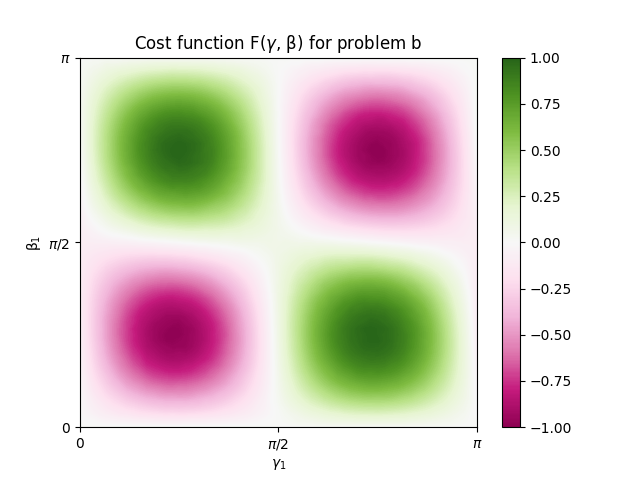
#> input picture main/benchmark_b_longrun3.png, 640 x 480 px
$ python -i benchmarkplots2.py   (imports and definitions only)
#> lines starting #> are read from the running program, lines starting #| are printed output that depends on the picture
from matplotlib import pyplot as plt
import matplotlib
import re
import numpy as np


def reWriteVector(vec):
    vec = re.sub(' +', ' ', vec) # removes eccess blank spaces
    vec = vec.replace(" ", ",") # replaces the last blank space with a comma
    vec = vec[1:] # removes the first character i.e. '['
    vec = vec[:-1] # same for the last ']'
    #print(vec)
    vec = [float(n) for n in vec[1:-1].split(",")] # creates list of floats from the string
    return vec

def reWriteMatrix(mat):
    mat = mat.replace('\n', "") # removes \n from the exp_mat matrix
    mat = re.sub(' +', ' ', mat) # removes eccess blank spaces
    mat = mat.replace(" ", ",") # replaces the last blank space with a comma
    #mat = mat.replace("[", "")
    #mat = mat.replace("]","")
    mat = mat[2:]
    mat = mat[:-1]
    #mat = re.sub("]", "]]", mat)
    #print(mat)
    rows = re.split("[\]\[]", mat)
    rows = list(filter((",").__ne__, rows))
    #print(rows)
    #matrix = np.zeros((len(rows),len(rows[1])))
    matriz = []
    for i in range(1,len(rows)-1):
        #matrix[i] = [float(n) for n in mat[1:-1].split(",")] # creates list of floats from the string
        row = rows[i]
        # [4 lines of commented-out code are left out]
        row = row + ","
        matrix_row = [float(n) for n in row[1:-1].split(",")] # creates list of floats from the string
        #print(matrix_row)
        matriz.append(matrix_row)
    mat = matriz
    return mat

def generateMatrices(file_a, file_b, file_c, file_d):
    with open(file_b) as f: # Reads the entire file as one string
        content_b = f.read()

    with open(file_c) as f: # Reads the entire file as one string
        content_c = f.read()

    with open(file_d) as f:
        content_d = f.read()

    with open(file_a) as f:
        content_a = f.read()

    # Splits the text document into multiple strings with the different data
#    str1, gamma_vec_a, beta_vec_a, exp_mat_a, minima_a, coord_a, beta_vec_a, zz_a, zo_a, oz_a, oo_a = re.split(".+=", content_a)
    #str1, gamma_vec_a, beta_vec_a, exp_mat_a, minima_a, coord_a = re.split(".+=", content_a)
    str1, gamma_vec_a, beta_vec_a, exp_mat_a, minima_a, coord_a, str2, beta_vec_b, cost_vec_a, zz_a, zo_a, oz_a, oo_a, minima_a = re.split(".+=", content_a) # not correct, only went for correct number of terms
    str1, gamma_vec_b, beta_vec_b, exp_mat_b, minima_b, coord_b, str2, beta_vec_b, cost_vec_b, zz_b, zo_b, oz_b, oo_b, minima_b = re.split(".+=", content_b)

    str1, gamma_vec_c, beta_vec_c, exp_mat_c, minima_c, coord_c, str2, beta_vec_c, cost_vec_c, zz_c, zo_c, oz_c, oo_c, minima_c  = re.split(".+=", content_c)

    str1, gamma_vec_d, beta_vec_d, exp_mat_d, minima_d, coord_d, str2, beta_vec_d, cost_vec_d, zz_d, zo_d, oz_d, oo_d, minima_d  = re.split(".+=", content_d)

    exp_mat_a = reWriteMatrix(exp_mat_a)
    exp_mat_b = reWriteMatrix(exp_mat_b)
    exp_mat_c = reWriteMatrix(exp_mat_c)
    exp_mat_d = reWriteMatrix(exp_mat_d)
    return exp_mat_a, exp_mat_b, exp_mat_c, exp_mat_d


# [227 lines not run here, left out]

>>> import cv2
>>> picture = cv2.imread('benchmark_b_longrun3.png', cv2.IMREAD_GRAYSCALE)
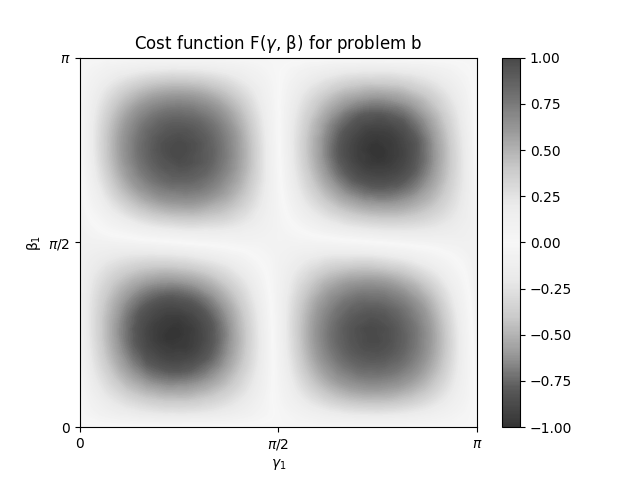
#> picture: shape (480, 640); min 0, max 255, mean 217.2
#> (the run stopped early here; a loop or call above may not have finished)
